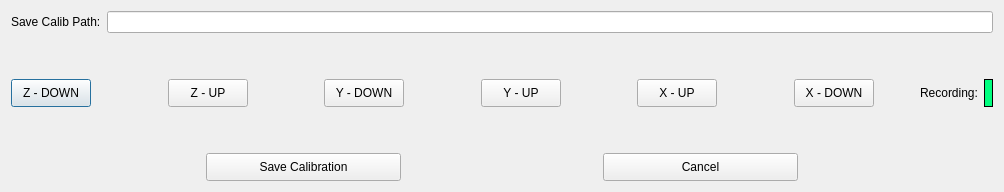
<?xml version="1.0" encoding="UTF-8"?>
<ui version="4.0">
 <class>CalibDlg</class>
 <widget class="QDialog" name="CalibDlg">
  <property name="geometry">
   <rect>
    <x>0</x>
    <y>0</y>
    <width>1004</width>
    <height>192</height>
   </rect>
  </property>
  <property name="windowTitle">
   <string>Calibration</string>
  </property>
  <layout class="QVBoxLayout" name="verticalLayout" stretch="1,0,1,0,1">
   <item>
    <layout class="QHBoxLayout" name="horizontalLayout">
     <item>
      <widget class="QLabel" name="label">
       <property name="text">
        <string>Save Calib Path:</string>
       </property>
      </widget>
     </item>
     <item>
      <widget class="QLineEdit" name="savePathEdit"/>
     </item>
    </layout>
   </item>
   <item>
    <spacer name="verticalSpacer_2">
     <property name="orientation">
      <enum>Qt::Vertical</enum>
     </property>
     <property name="sizeHint" stdset="0">
      <size>
       <width>20</width>
       <height>40</height>
      </size>
     </property>
    </spacer>
   </item>
   <item>
    <layout class="QHBoxLayout" name="stateLay" stretch="1,1,1,1,1,1,1,1,1,1,1,0,1">
     <item>
      <widget class="QPushButton" name="zDownBtn">
       <property name="sizePolicy">
        <sizepolicy hsizetype="Minimum" vsizetype="Expanding">
         <horstretch>0</horstretch>
         <verstretch>0</verstretch>
        </sizepolicy>
       </property>
       <property name="text">
        <string>Z - DOWN</string>
       </property>
      </widget>
     </item>
     <item>
      <spacer name="horizontalSpacer">
       <property name="orientation">
        <enum>Qt::Horizontal</enum>
       </property>
       <property name="sizeHint" stdset="0">
        <size>
         <width>40</width>
         <height>20</height>
        </size>
       </property>
      </spacer>
     </item>
     <item>
      <widget class="QPushButton" name="zUpBtn">
       <property name="sizePolicy">
        <sizepolicy hsizetype="Minimum" vsizetype="Expanding">
         <horstretch>0</horstretch>
         <verstretch>0</verstretch>
        </sizepolicy>
       </property>
       <property name="text">
        <string>Z - UP</string>
       </property>
      </widget>
     </item>
     <item>
      <spacer name="horizontalSpacer_2">
       <property name="orientation">
        <enum>Qt::Horizontal</enum>
       </property>
       <property name="sizeHint" stdset="0">
        <size>
         <width>40</width>
         <height>20</height>
        </size>
       </property>
      </spacer>
     </item>
     <item>
      <widget class="QPushButton" name="yDownBtn">
       <property name="sizePolicy">
        <sizepolicy hsizetype="Minimum" vsizetype="Expanding">
         <horstretch>0</horstretch>
         <verstretch>0</verstretch>
        </sizepolicy>
       </property>
       <property name="text">
        <string>Y - DOWN</string>
       </property>
      </widget>
     </item>
     <item>
      <spacer name="horizontalSpacer_3">
       <property name="orientation">
        <enum>Qt::Horizontal</enum>
       </property>
       <property name="sizeHint" stdset="0">
        <size>
         <width>40</width>
         <height>20</height>
        </size>
       </property>
      </spacer>
     </item>
     <item>
      <widget class="QPushButton" name="yUpBtn">
       <property name="sizePolicy">
        <sizepolicy hsizetype="Minimum" vsizetype="Expanding">
         <horstretch>0</horstretch>
         <verstretch>0</verstretch>
        </sizepolicy>
       </property>
       <property name="text">
        <string>Y - UP</string>
       </property>
      </widget>
     </item>
     <item>
      <spacer name="horizontalSpacer_4">
       <property name="orientation">
        <enum>Qt::Horizontal</enum>
       </property>
       <property name="sizeHint" stdset="0">
        <size>
         <width>40</width>
         <height>20</height>
        </size>
       </property>
      </spacer>
     </item>
     <item>
      <widget class="QPushButton" name="xUpBtn">
       <property name="sizePolicy">
        <sizepolicy hsizetype="Minimum" vsizetype="Expanding">
         <horstretch>0</horstretch>
         <verstretch>0</verstretch>
        </sizepolicy>
       </property>
       <property name="text">
        <string>X - UP</string>
       </property>
      </widget>
     </item>
     <item>
      <spacer name="horizontalSpacer_5">
       <property name="orientation">
        <enum>Qt::Horizontal</enum>
       </property>
       <property name="sizeHint" stdset="0">
        <size>
         <width>40</width>
         <height>20</height>
        </size>
       </property>
      </spacer>
     </item>
     <item>
      <widget class="QPushButton" name="xDownBtn">
       <property name="sizePolicy">
        <sizepolicy hsizetype="Minimum" vsizetype="Expanding">
         <horstretch>0</horstretch>
         <verstretch>0</verstretch>
        </sizepolicy>
       </property>
       <property name="text">
        <string>X - DOWN</string>
       </property>
      </widget>
     </item>
     <item>
      <spacer name="horizontalSpacer_9">
       <property name="orientation">
        <enum>Qt::Horizontal</enum>
       </property>
       <property name="sizeHint" stdset="0">
        <size>
         <width>40</width>
         <height>20</height>
        </size>
       </property>
      </spacer>
     </item>
     <item>
      <layout class="QHBoxLayout" name="horizontalLayout_2" stretch="1,2">
       <item>
        <widget class="QLabel" name="recordLbl">
         <property name="text">
          <string>Recording:</string>
         </property>
        </widget>
       </item>
       <item>
        <widget class="QLabel" name="recordLed">
         <property name="autoFillBackground">
          <bool>false</bool>
         </property>
         <property name="styleSheet">
          <string notr="true">background-color: rgb(0, 255, 127);</string>
         </property>
         <property name="frameShape">
          <enum>QFrame::Box</enum>
         </property>
         <property name="frameShadow">
          <enum>QFrame::Plain</enum>
         </property>
         <property name="text">
          <string/>
         </property>
        </widget>
       </item>
      </layout>
     </item>
    </layout>
   </item>
   <item>
    <spacer name="verticalSpacer">
     <property name="orientation">
      <enum>Qt::Vertical</enum>
     </property>
     <property name="sizeHint" stdset="0">
      <size>
       <width>20</width>
       <height>40</height>
      </size>
     </property>
    </spacer>
   </item>
   <item>
    <layout class="QHBoxLayout" name="saveLay" stretch="1,1,1,1,1">
     <item>
      <spacer name="horizontalSpacer_7">
       <property name="orientation">
        <enum>Qt::Horizontal</enum>
       </property>
       <property name="sizeHint" stdset="0">
        <size>
         <width>40</width>
         <height>20</height>
        </size>
       </property>
      </spacer>
     </item>
     <item>
      <widget class="QPushButton" name="saveBtn">
       <property name="sizePolicy">
        <sizepolicy hsizetype="Minimum" vsizetype="Preferred">
         <horstretch>0</horstretch>
         <verstretch>0</verstretch>
        </sizepolicy>
       </property>
       <property name="text">
        <string>Save Calibration</string>
       </property>
      </widget>
     </item>
     <item>
      <spacer name="horizontalSpacer_8">
       <property name="orientation">
        <enum>Qt::Horizontal</enum>
       </property>
       <property name="sizeHint" stdset="0">
        <size>
         <width>40</width>
         <height>20</height>
        </size>
       </property>
      </spacer>
     </item>
     <item>
      <widget class="QPushButton" name="cancelBtn">
       <property name="sizePolicy">
        <sizepolicy hsizetype="Minimum" vsizetype="Preferred">
         <horstretch>0</horstretch>
         <verstretch>0</verstretch>
        </sizepolicy>
       </property>
       <property name="text">
        <string>Cancel</string>
       </property>
      </widget>
     </item>
     <item>
      <spacer name="horizontalSpacer_6">
       <property name="orientation">
        <enum>Qt::Horizontal</enum>
       </property>
       <property name="sizeHint" stdset="0">
        <size>
         <width>40</width>
         <height>20</height>
        </size>
       </property>
      </spacer>
     </item>
    </layout>
   </item>
  </layout>
 </widget>
 <resources/>
 <connections/>
</ui>
